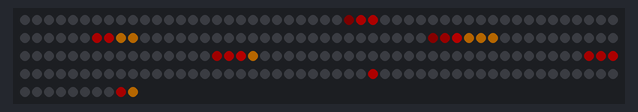
Simulated run of this sketch. Board: Arduino Uno, built with avr-gcc and run on an emulated ATmega328P. Shown: 210 RGB LEDs in strip order, left to right, continuing on the next row. Dim RGB values are drawn brighter than linear; random numbers use the default seed unless the sketch sets one.

Above: at 1.59 s.

The sketch:

Draft_1.ino
```cpp
#include <FastLED.h>

#define LED_PIN  3

#define COLOR_ORDER GRB
#define CHIPSET     WS2812

#define BRIGHTNESS 64

// Helper functions for an two-dimensional XY matrix of pixels.
// Simple 2-D demo code is included as well.
//
//     XY(x,y) takes x and y coordinates and returns an LED index number,
//             for use like this:  leds[ XY(x,y) ] == CRGB::Red;
//             No error checking is performed on the ranges of x and y.
//
//     XYsafe(x,y) takes x and y coordinates and returns an LED index number,
//             for use like this:  leds[ XY(x,y) ] == CRGB::Red;
//             Error checking IS performed on the ranges of x and y, and an
//             index of "-1" is returned.  Special instructions below
//             explain how to use this without having to do your own error
//             checking every time you use this function.
//             This is a slightly more advanced technique, and
//             it REQUIRES SPECIAL ADDITIONAL setup, described below.


// Params for width and height
const uint8_t kmatrixH = 30;
const uint8_t kmatrixW = 7;

// Param for different pixel layouts
const bool    kMatrixSerpentineLayout = true;

uint16_t XY( uint8_t x, uint8_t y)
{
  uint16_t i;

  if( kMatrixSerpentineLayout == false) {
    i = (x * kmatrixH) + y;
  }

  if( kMatrixSerpentineLayout == true) {
    if( x & 0x01) {
      // Odd rows run backwards
      uint8_t reverseY = (kmatrixH - 1) - y;
      i = (x * kmatrixH) + reverseY;
    } else {
      // Even rows run forwards
      i = (x * kmatrixH) + y;
    }
  }

  return i;
}

#define NUM_LEDS (kmatrixH * kmatrixW)
CRGB leds_plus_safety_pixel[ NUM_LEDS + 1];
CRGB* leds( leds_plus_safety_pixel + 1);

CRGBPalette16 gPal;

uint16_t XYsafe( uint8_t x, uint8_t y)
{
  if( x >= kmatrixW) return -1;
  if( y >= kmatrixH) return -1;
  return XY(x,y);
}


/* Refresh rate. Higher makes for flickerier
   Recommend small values for small displays */
#define FPS 18
#define FPS_DELAY 1000/FPS

// Demo that USES "XY" follows code below

void loop()
{
    random16_add_entropy( random() ); // We chew a lot of entropy

  Fireplace();

  FastLED.show();
  FastLED.delay(FPS_DELAY); //
}

/* Rate of cooling. Play with to change fire from
   roaring (smaller values) to weak (larger values) */
#define COOLING 10

/* How hot is "hot"? Increase for brighter fire */
#define HOT 125
#define MAXHOT HOT*kmatrixW

void Fireplace () {
  static unsigned int spark[kmatrixW]; // base heat
  CRGB stack[kmatrixW][kmatrixH];        // stacks that are cooler

  // 1. Generate sparks to re-heat
  for( int i = 0; i < kmatrixW; i++) {
    if (spark[i] < HOT ) {
      int base = HOT * 2;
      spark[i] = random16( base, MAXHOT );
    }
  }

  // 2. Cool all the sparks
  for( int i = 0; i < kmatrixW; i++) {
    spark[i] = qsub8( spark[i], random8(0, COOLING) );
  }

  // 3. Build the stack
  /*    This works on the idea that pixels are "cooler"
        as they get further from the spark at the bottom */
  for( int i = 0; i < kmatrixW; i++) {
    unsigned int heat = constrain(spark[i], HOT/2, MAXHOT);
    for( int j = kmatrixH-1; j >= 0; j--) {
      /* Calculate the color on the palette from how hot this
         pixel is */
      byte index = constrain(heat, 0, HOT);
      stack[i][j] = ColorFromPalette( gPal, index );

      /* The next higher pixel will be "cooler", so calculate
         the drop */
      unsigned int drop = random8(0,HOT);
      if (drop > heat) heat = 0; // avoid wrap-arounds from going "negative"
      else heat -= drop;

      heat = constrain(heat, 0, MAXHOT);
    }
  }

  // 4. map stacks to led array
  for( int i = 0; i < kmatrixW; i++) {
  for( int j = 0; j < kmatrixH; j++) {
     leds[(i*kmatrixH) + j] = stack[i][j];
  }
  }

}


void setup() {

  FastLED.addLeds<CHIPSET, LED_PIN, COLOR_ORDER>(leds, NUM_LEDS).setCorrection(TypicalSMD5050);
  FastLED.setBrightness( BRIGHTNESS );

    /* Set a black-body radiation palette
     This comes from FastLED */
  gPal = HeatColors_p;
  //gPal = CRGBPalette16( CRGB::Black, CRGB::Blue, CRGB::Aqua,  CRGB::White);

  /* Clear display before starting */
  FastLED.clear();
  FastLED.show();
  FastLED.delay(1500); // Sanity before start
}
```
